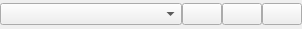
<?xml version="1.0" encoding="UTF-8"?>
<ui version="4.0">
 <class>ParamEditEnum</class>
 <widget class="QWidget" name="ParamEditEnum">
  <property name="geometry">
   <rect>
    <x>0</x>
    <y>0</y>
    <width>302</width>
    <height>29</height>
   </rect>
  </property>
  <property name="windowTitle">
   <string>Form</string>
  </property>
  <layout class="QHBoxLayout" name="horizontalLayout">
   <property name="spacing">
    <number>0</number>
   </property>
   <property name="leftMargin">
    <number>0</number>
   </property>
   <property name="topMargin">
    <number>0</number>
   </property>
   <property name="rightMargin">
    <number>0</number>
   </property>
   <property name="bottomMargin">
    <number>0</number>
   </property>
   <item>
    <widget class="QComboBox" name="valueBox"/>
   </item>
   <item>
    <widget class="QPushButton" name="readButton">
     <property name="sizePolicy">
      <sizepolicy hsizetype="Fixed" vsizetype="Fixed">
       <horstretch>0</horstretch>
       <verstretch>0</verstretch>
      </sizepolicy>
     </property>
     <property name="toolTip">
      <string>Read current setting</string>
     </property>
     <property name="text">
      <string/>
     </property>
     <property name="icon">
      <iconset resource="../res.qrc">
       <normaloff>:/res/icons/Upload-96.png</normaloff>:/res/icons/Upload-96.png</iconset>
     </property>
    </widget>
   </item>
   <item>
    <widget class="QPushButton" name="readDefaultButton">
     <property name="sizePolicy">
      <sizepolicy hsizetype="Fixed" vsizetype="Fixed">
       <horstretch>0</horstretch>
       <verstretch>0</verstretch>
      </sizepolicy>
     </property>
     <property name="toolTip">
      <string>Read default setting</string>
     </property>
     <property name="text">
      <string/>
     </property>
     <property name="icon">
      <iconset resource="../res.qrc">
       <normaloff>:/res/icons/Data Backup-96.png</normaloff>:/res/icons/Data Backup-96.png</iconset>
     </property>
    </widget>
   </item>
   <item>
    <widget class="QPushButton" name="helpButton">
     <property name="sizePolicy">
      <sizepolicy hsizetype="Fixed" vsizetype="Fixed">
       <horstretch>0</horstretch>
       <verstretch>0</verstretch>
      </sizepolicy>
     </property>
     <property name="toolTip">
      <string>Show help</string>
     </property>
     <property name="text">
      <string/>
     </property>
     <property name="icon">
      <iconset resource="../res.qrc">
       <normaloff>:/res/icons/Help-96.png</normaloff>:/res/icons/Help-96.png</iconset>
     </property>
    </widget>
   </item>
  </layout>
 </widget>
 <resources>
  <include location="../res.qrc"/>
 </resources>
 <connections/>
</ui>
